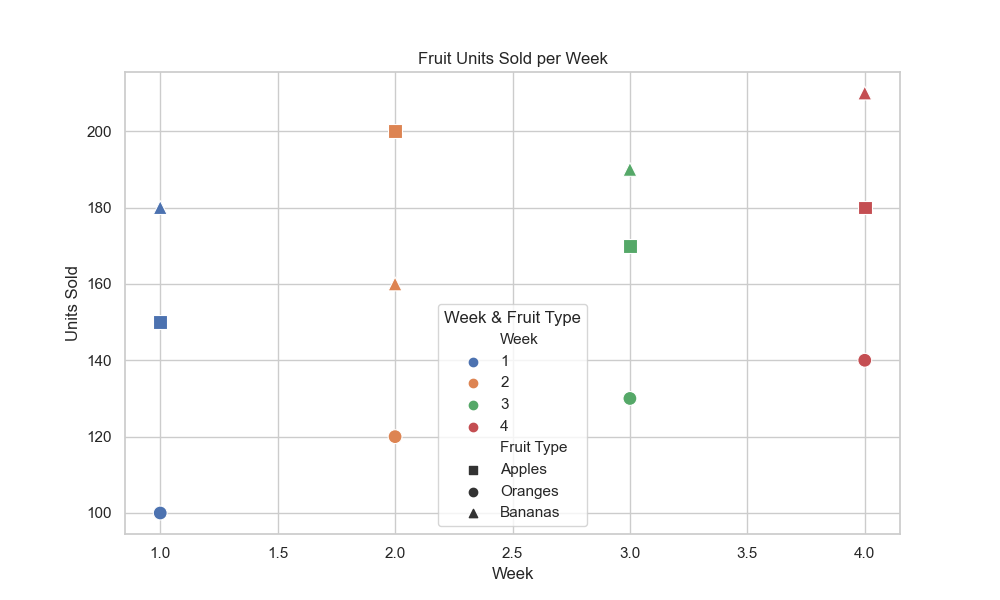

The script that drew this image:

import pandas as pd
import seaborn as sns
import matplotlib.pyplot as plt

# Data provided
data = [
    {'Week': 1, 'Fruit Type': 'Apples', 'Units Sold': 150},
    {'Week': 1, 'Fruit Type': 'Oranges', 'Units Sold': 100},
    {'Week': 1, 'Fruit Type': 'Bananas', 'Units Sold': 180},
    {'Week': 2, 'Fruit Type': 'Apples', 'Units Sold': 200},
    {'Week': 2, 'Fruit Type': 'Oranges', 'Units Sold': 120},
    {'Week': 2, 'Fruit Type': 'Bananas', 'Units Sold': 160},
    {'Week': 3, 'Fruit Type': 'Apples', 'Units Sold': 170},
    {'Week': 3, 'Fruit Type': 'Oranges', 'Units Sold': 130},
    {'Week': 3, 'Fruit Type': 'Bananas', 'Units Sold': 190},
    {'Week': 4, 'Fruit Type': 'Apples', 'Units Sold': 180},
    {'Week': 4, 'Fruit Type': 'Oranges', 'Units Sold': 140},
    {'Week': 4, 'Fruit Type': 'Bananas', 'Units Sold': 210}
]

# Converting data to a pandas DataFrame
df = pd.DataFrame(data)

# Defining markers for each 'Fruit Type'
markers = {"Apples": "s", "Oranges": "o", "Bananas": "^"}

# Creating the scatterplot
plt.figure(figsize=(10, 6))
sns.scatterplot(data=df, x='Week', y='Units Sold', 
                style='Fruit Type', markers=markers, 
                hue='Week', palette='deep', s=100)

# Adding title and labels
plt.title('Fruit Units Sold per Week')
plt.xlabel('Week')
plt.ylabel('Units Sold')

# Show legend
plt.legend(title='Week & Fruit Type')

# Show the plot
plt.show()
